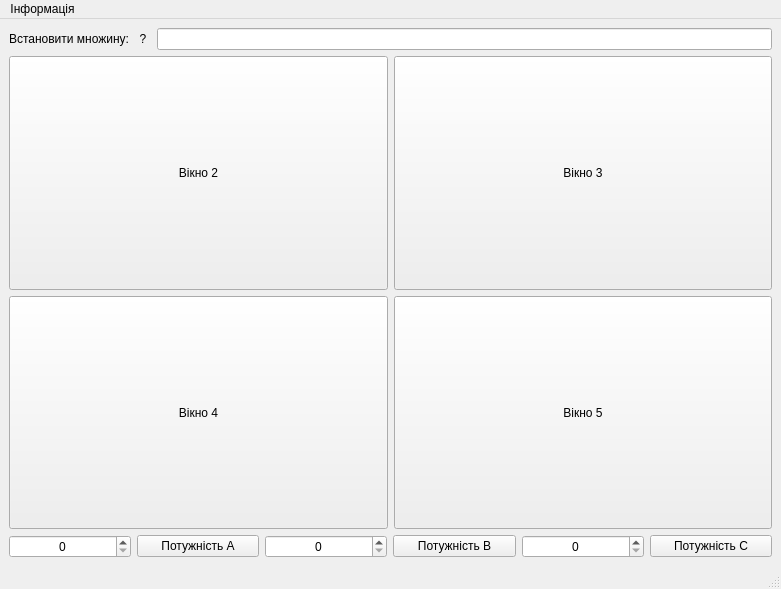
<?xml version="1.0" encoding="UTF-8"?>
<ui version="4.0">
 <class>MainWindow</class>
 <widget class="QMainWindow" name="MainWindow">
  <property name="geometry">
   <rect>
    <x>0</x>
    <y>0</y>
    <width>781</width>
    <height>589</height>
   </rect>
  </property>
  <property name="windowTitle">
   <string>MainWindow</string>
  </property>
  <widget class="QWidget" name="centralwidget">
   <layout class="QGridLayout" name="gridLayout">
    <item row="1" column="0">
     <layout class="QVBoxLayout" name="verticalLayout">
      <item>
       <layout class="QHBoxLayout" name="horizontalLayout">
        <item>
         <widget class="QLabel" name="label">
          <property name="text">
           <string>Встановити множину:</string>
          </property>
         </widget>
        </item>
        <item>
         <widget class="QToolButton" name="helpButton">
          <property name="toolTip">
           <string>&lt;html&gt;&lt;head/&gt;&lt;body&gt;&lt;p&gt;Приклад правильного вводу множин:&lt;/p&gt;&lt;p&gt;{1,2,3}&lt;/p&gt;&lt;p&gt;1,2,3&lt;/p&gt;&lt;p&gt;1 2 3&lt;/p&gt;&lt;/body&gt;&lt;/html&gt;</string>
          </property>
          <property name="toolTipDuration">
           <number>-1</number>
          </property>
          <property name="whatsThis">
           <string>&lt;html&gt;&lt;head/&gt;&lt;body&gt;&lt;p&gt;fsdfsdsdfsdf&lt;/p&gt;&lt;/body&gt;&lt;/html&gt;</string>
          </property>
          <property name="styleSheet">
           <string notr="true">border-radius: 50%;</string>
          </property>
          <property name="text">
           <string>?</string>
          </property>
         </widget>
        </item>
        <item>
         <widget class="QLineEdit" name="lineEdit">
          <property name="sizePolicy">
           <sizepolicy hsizetype="Expanding" vsizetype="Fixed">
            <horstretch>1</horstretch>
            <verstretch>1</verstretch>
           </sizepolicy>
          </property>
         </widget>
        </item>
       </layout>
      </item>
      <item>
       <layout class="QGridLayout" name="gridLayout_2">
        <item row="2" column="0" colspan="2">
         <layout class="QHBoxLayout" name="horizontalLayout_4">
          <item>
           <widget class="QSpinBox" name="spinBox1">
            <property name="styleSheet">
             <string notr="true"/>
            </property>
            <property name="alignment">
             <set>Qt::AlignCenter</set>
            </property>
           </widget>
          </item>
          <item>
           <widget class="QPushButton" name="pushButton_5">
            <property name="text">
             <string>Потужність А</string>
            </property>
           </widget>
          </item>
          <item>
           <widget class="QSpinBox" name="spinBox2">
            <property name="alignment">
             <set>Qt::AlignCenter</set>
            </property>
            <property name="maximum">
             <number>10</number>
            </property>
           </widget>
          </item>
          <item>
           <widget class="QPushButton" name="pushButton_6">
            <property name="text">
             <string>Потужність B</string>
            </property>
           </widget>
          </item>
          <item>
           <widget class="QSpinBox" name="spinBox3">
            <property name="alignment">
             <set>Qt::AlignCenter</set>
            </property>
           </widget>
          </item>
          <item>
           <widget class="QPushButton" name="pushButton_7">
            <property name="text">
             <string>Потужність С</string>
            </property>
           </widget>
          </item>
         </layout>
        </item>
        <item row="0" column="1">
         <widget class="QPushButton" name="windowBtn3">
          <property name="sizePolicy">
           <sizepolicy hsizetype="Expanding" vsizetype="Expanding">
            <horstretch>0</horstretch>
            <verstretch>1</verstretch>
           </sizepolicy>
          </property>
          <property name="styleSheet">
           <string notr="true"/>
          </property>
          <property name="text">
           <string>Вікно 3</string>
          </property>
         </widget>
        </item>
        <item row="0" column="0">
         <widget class="QPushButton" name="windowBtn2">
          <property name="sizePolicy">
           <sizepolicy hsizetype="Expanding" vsizetype="Expanding">
            <horstretch>0</horstretch>
            <verstretch>1</verstretch>
           </sizepolicy>
          </property>
          <property name="styleSheet">
           <string notr="true"/>
          </property>
          <property name="text">
           <string>Вікно 2</string>
          </property>
         </widget>
        </item>
        <item row="1" column="1">
         <widget class="QPushButton" name="windowBtn5">
          <property name="sizePolicy">
           <sizepolicy hsizetype="Expanding" vsizetype="Expanding">
            <horstretch>0</horstretch>
            <verstretch>1</verstretch>
           </sizepolicy>
          </property>
          <property name="text">
           <string>Вікно 5</string>
          </property>
         </widget>
        </item>
        <item row="1" column="0">
         <widget class="QPushButton" name="windowBtn4">
          <property name="sizePolicy">
           <sizepolicy hsizetype="Expanding" vsizetype="Expanding">
            <horstretch>0</horstretch>
            <verstretch>1</verstretch>
           </sizepolicy>
          </property>
          <property name="text">
           <string>Вікно 4</string>
          </property>
         </widget>
        </item>
       </layout>
      </item>
     </layout>
    </item>
   </layout>
  </widget>
  <widget class="QMenuBar" name="menubar">
   <property name="geometry">
    <rect>
     <x>0</x>
     <y>0</y>
     <width>781</width>
     <height>22</height>
    </rect>
   </property>
   <widget class="QMenu" name="menu">
    <property name="title">
     <string>Інформація</string>
    </property>
    <addaction name="information"/>
   </widget>
   <addaction name="menu"/>
  </widget>
  <widget class="QStatusBar" name="statusbar"/>
  <action name="information">
   <property name="text">
    <string>Про студента</string>
   </property>
  </action>
 </widget>
 <resources/>
 <connections/>
</ui>
